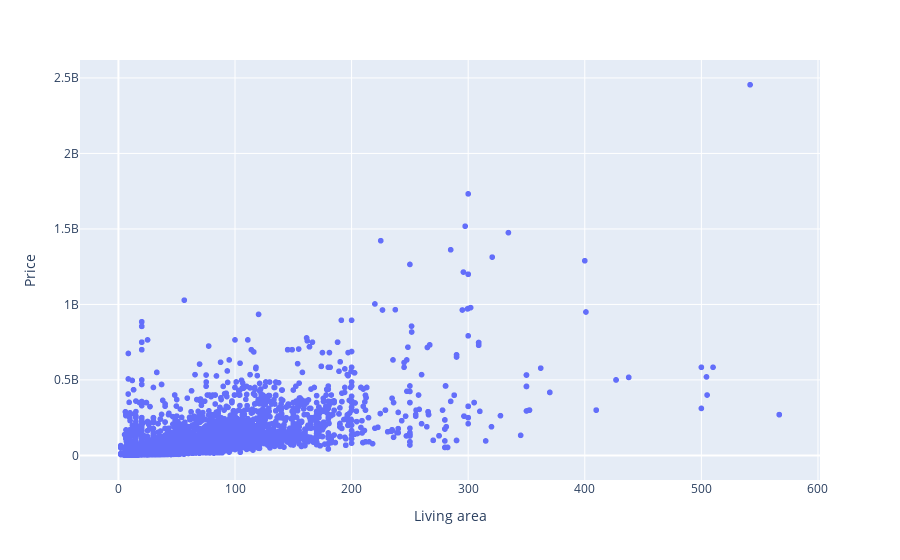

Notebook code for this chart:
### Markdown cell above
Построим диаграмму рассеивания между стоимостью жилья и жилой площадью

### Code cell
fig = px.scatter(data, 'Living area', 'Price')
fig.show()

### Figure 1 — Plotly figure (JSON) as saved in the notebook; plotly's stock layout.template omitted (floating-point values rounded to 4 significant figures; data arrays with more than 128 entries replaced by an {"elided": "..."} marker saying what was removed)
{"data": [{"hovertemplate": "Living area=%{x}<br>Price=%{y}<extra></extra>", "legendgroup": "", "marker": {"color": "#636efa", "symbol": "circle"}, "mode": "markers", "name": "", "showlegend": false, "type": "scattergl", "x": {"elided": "22676 float values"}, "xaxis": "x", "y": {"elided": "22676 int values"}, "yaxis": "y"}], "layout": {"legend": {"tracegroupgap": 0}, "margin": {"t": 60}, "xaxis": {"anchor": "y", "domain": [0, 1], "title": {"text": "Living area"}}, "yaxis": {"anchor": "x", "domain": [0, 1], "title": {"text": "Price"}}}}
